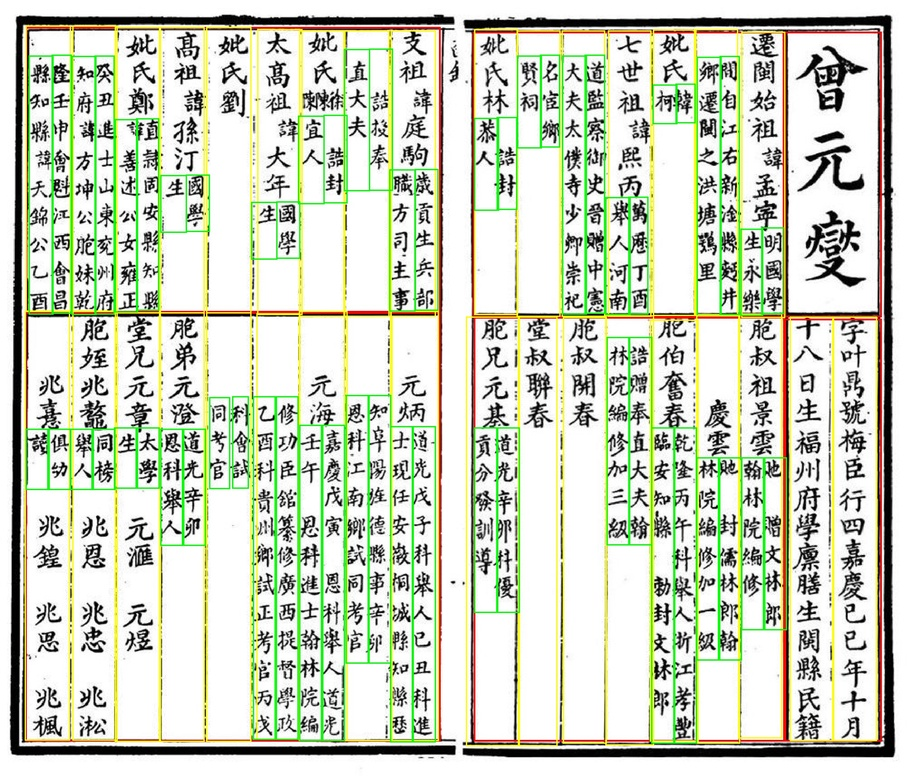
#> input picture training/pptx_layout_dataset/debug/page_0003.jpg, 907 x 778 px, shrunk from 2095 x 1797 before the run, given as the content of the folder training/images/all, which was not available
$ python auto_annotate.py
#> lines starting #> are read from the running program, lines starting #| are printed output that depends on the picture; after the words box and inside, x2 and y2 are one past the last pixel; in counts of white or black regions, pixels touching at a corner belong together; pictures that were not available may be replaced by others from this repository, and a replacement may not be noted
### src/vertical_ocr/layout.py
"""Hierarchical layout detection for vertical Chinese woodblock documents.

Pipeline:

1. Binarize and crop inside the dominant printed page frame.
2. Detect long horizontal rules with morphology.
3. Split the page into horizontal blocks.
4. Inside each block, find major vertical column groups.
5. Inside each major group, split optional readable subcolumns.

The goal is to follow the page's genealogy structure before detecting final
OCR regions, instead of treating every ink strip as one flat object class.
"""

from __future__ import annotations

import logging
from dataclasses import dataclass
from typing import Literal

import cv2
import numpy as np
from PIL import Image

log = logging.getLogger(__name__)

ColumnType = Literal["text_column", "blank", "region"]
RegionType = Literal["frame", "separator", "block", "major_column"]


# ── Data classes ──────────────────────────────────────────────────────────────

@dataclass
class Column:
    """One readable text column — the final output unit."""
    x1: int
    x2: int
    y1: int
    y2: int
    index: int = 0          # 0 = rightmost (first in reading order)
    col_type: ColumnType = "text_column"
    confidence: float = 1.0  # 1.0 = from detected line, 0.7 = from projection

    @property
    def width(self) -> int:
        return self.x2 - self.x1

    @property
    def height(self) -> int:
        return self.y2 - self.y1

    def crop(self, image: Image.Image) -> Image.Image:
        return image.crop((self.x1, self.y1, self.x2, self.y2))


@dataclass
class LayoutRegion:
    """Intermediate structural region used for debug and evaluation."""
    x1: int
    x2: int
    y1: int
    y2: int
    region_type: RegionType
    index: int = 0
    confidence: float = 1.0

    @property
    def width(self) -> int:
        return self.x2 - self.x1

    @property
    def height(self) -> int:
        return self.y2 - self.y1


@dataclass
class LayoutResult:
    """Full hierarchical page layout."""
    frame: LayoutRegion
    separators: list[LayoutRegion]
    blocks: list[LayoutRegion]
    major_columns: list[LayoutRegion]
    columns: list[Column]


# ── Image utilities ────────────────────────────────────────────────────────────

def _binarise(gray: np.ndarray) -> np.ndarray:
    blur = cv2.GaussianBlur(gray, (3, 3), 0)
    _, binary = cv2.threshold(blur, 0, 255,
                               cv2.THRESH_BINARY_INV + cv2.THRESH_OTSU)
    return binary


def _line_mask(binary: np.ndarray, orientation: str, length: int) -> np.ndarray:
    if orientation == "horizontal":
        kernel = cv2.getStructuringElement(cv2.MORPH_RECT, (length, 1))
    elif orientation == "vertical":
        kernel = cv2.getStructuringElement(cv2.MORPH_RECT, (1, length))
    else:
        raise ValueError(f"unknown orientation: {orientation}")
    eroded = cv2.erode(binary, kernel, iterations=1)
    return cv2.dilate(eroded, kernel, iterations=1)


def _runs_from_profile(
    profile: np.ndarray,
    threshold: float,
    min_width: int = 1,
    merge_gap: int = 0,
) -> list[tuple[int, int]]:
    runs: list[tuple[int, int]] = []
    in_run = False
    start = 0
    for i, value in enumerate(profile):
        if value >= threshold and not in_run:
            start = i
            in_run = True
        elif value < threshold and in_run:
            if i - start >= min_width:
                runs.append((start, i))
            in_run = False
    if in_run and len(profile) - start >= min_width:
        runs.append((start, len(profile)))

    merged: list[tuple[int, int]] = []
    for s, e in runs:
        if merged and s - merged[-1][1] <= merge_gap:
            merged[-1] = (merged[-1][0], e)
        else:
            merged.append((s, e))
    return merged


def detect_outer_frame(
    binary: np.ndarray,
    min_line_frac: float = 0.45,
    inset: int = 6,
) -> tuple[int, int, int, int]:
    """Return the inner crop of the dominant printed frame."""
    h, w = binary.shape
    h_len = max(80, int(w * 0.25))
    v_len = max(80, int(h * 0.25))
    h_mask = _line_mask(binary, "horizontal", h_len)
    v_mask = _line_mask(binary, "vertical", v_len)

    h_profile = h_mask.sum(axis=1) / 255.0
    v_profile = v_mask.sum(axis=0) / 255.0
    h_runs = _runs_from_profile(h_profile, w * min_line_frac, merge_gap=4)
    v_runs = _runs_from_profile(v_profile, h * min_line_frac, merge_gap=4)

    if len(h_runs) < 2 or len(v_runs) < 2:
        return (0, 0, w, h)

    top = h_runs[0][1] + inset
    bottom = h_runs[-1][0] - inset
    left = v_runs[0][1] + inset
    right = v_runs[-1][0] - inset

    if right - left < w * 0.35 or bottom - top < h * 0.35:
        return (0, 0, w, h)
    return (max(0, left), max(0, top), min(w, right), min(h, bottom))


# ── Level 1: major column groups ──────────────────────────────────────────────

def _vertical_projection(binary: np.ndarray) -> np.ndarray:
    """Sum ink pixels per image column → 1-D array over x."""
    return binary.sum(axis=0).astype(np.float64)


def _smooth(profile: np.ndarray, sigma: int = 5) -> np.ndarray:
    kernel = np.ones(sigma * 2 + 1) / (sigma * 2 + 1)
    return np.convolve(profile, kernel, mode="same")


def _find_valleys(
    profile: np.ndarray,
    threshold_frac: float,
    min_width: int,
) -> list[tuple[int, int]]:
    """Return (start, end) x-ranges where profile < threshold_frac * max."""
    if profile.max() == 0:
        return []
    threshold = profile.max() * threshold_frac
    below = profile < threshold

    valleys: list[tuple[int, int]] = []
    in_v, start = False, 0
    for i, b in enumerate(below):
        if b and not in_v:
            in_v, start = True, i
        elif not b and in_v:
            in_v = False
            if i - start >= min_width:
                valleys.append((start, i))
    if in_v and len(profile) - start >= min_width:
        valleys.append((start, len(profile)))
    return valleys


def _valleys_to_spans(
    valleys: list[tuple[int, int]],
    page_w: int,
    min_span: int,
) -> list[tuple[int, int]]:
    """Convert valley boundaries into content-span (x1, x2) intervals."""
    if not valleys:
        return [(0, page_w)] if page_w >= min_span else []

    spans = []
    cursor = 0
    for gap_start, gap_end in sorted(valleys):
        x1, x2 = cursor, gap_start
        if x2 - x1 >= min_span:
            spans.append((x1, x2))
        cursor = max(cursor, gap_end)
    if page_w - cursor >= min_span:
        spans.append((cursor, page_w))
    return spans


def detect_major_groups(
    binary: np.ndarray,
    wide_valley_frac: float = 0.02,
    min_group_width_frac: float = 0.05,
) -> list[tuple[int, int]]:
    """Detect major column groups via full-page vertical projection.

    Wide valleys (inter-block whitespace) separate major regions.
    Returns list of (x1, x2) spans in right-to-left order.
    """
    h, w = binary.shape
    profile = _smooth(_vertical_projection(binary), sigma=10)
    min_valley_w = max(8, int(w * 0.02))   # at least 2% of page width
    valleys = _find_valleys(profile, wide_valley_frac, min_valley_w)
    spans = _valleys_to_spans(valleys, w, int(w * min_group_width_frac))
    # filter out spans with no ink (blank halves of spread pages)
    result = []
    for x1, x2 in spans:
        strip = binary[:, x1:x2]
        ink_density = strip.sum() / (strip.size * 255 + 1)
        if ink_density > 0.002:
            result.append((x1, x2))
    log.debug("Major groups: %s", result)
    return result


# ── Level 2: horizontal section separators ─────────────────────────────────────

def detect_horizontal_separators(
    binary: np.ndarray,
    min_width_frac: float = 0.25,
    merge_gap: int = 8,
) -> list[int]:
    """Find y-positions of horizontal rule lines using morphological opening.

    Long horizontal strokes (thick rules between genealogy sections) are
    detected by opening with a wide horizontal kernel.

    Returns sorted list of y-coordinates (one per rule, centre of the line).
    """
    h, w = binary.shape
    min_w = max(80, int(w * min_width_frac))
    h_mask = _line_mask(binary, "horizontal", min_w)
    profile = h_mask.sum(axis=1) / 255.0
    runs = _runs_from_profile(
        profile,
        threshold=max(40, w * min_width_frac),
        min_width=1,
        merge_gap=merge_gap,
    )
    merged = [(start + end) // 2 for start, end in runs]

    log.debug("Horizontal separators at y=%s", merged)
    return merged


def _separators_to_sections(
    separators: list[int],
    page_h: int,
    min_section_h: int = 40,
    edge_margin_frac: float = 0.05,
) -> list[tuple[int, int]]:
    """Convert horizontal separator y-positions into (y1, y2) row bands.

    Separators within *edge_margin_frac* of the top/bottom are frame borders
    and are excluded — we only keep interior section rules.
    """
    edge = int(page_h * edge_margin_frac)
    interior = [y for y in separators if edge < y < page_h - edge]
    ys = [0] + interior + [page_h]
    sections = []
    for i in range(len(ys) - 1):
        y1, y2 = ys[i], ys[i + 1]
        if y2 - y1 >= min_section_h:
            sections.append((y1, y2))
    return sections


# ── Level 3: sub-columns within a block ────────────────────────────────────────

# [60 lines left out: functions _ruling_line_profile, _peaks_to_boundaries, _estimate_pitch, _fill_gaps, not called in this run]


def _vertical_line_dominance(strip: np.ndarray) -> float:
    """Fraction of ink explained by very long vertical rules/frame lines."""
    if strip.sum() == 0:
        return 0.0
    seg_h = max(5, int(strip.shape[0] * 0.55))
    kernel = cv2.getStructuringElement(cv2.MORPH_RECT, (1, seg_h))
    lines = cv2.morphologyEx(strip, cv2.MORPH_OPEN, kernel)
    return float(lines.sum() / (strip.sum() + 1))


def _projection_subcolumns(
    block: np.ndarray,
    min_col_width: int,
    valley_frac: float = 0.20,
    min_gap_width: int = 8,
    min_ink_density: float = 0.03,
) -> list[tuple[int, int]]:
    """Detect text lanes as dense projection islands separated by local valleys."""
    profile = _smooth(_vertical_projection(block), sigma=6)
    valleys = _find_valleys(profile, valley_frac, min_gap_width)
    spans = _valleys_to_spans(valleys, block.shape[1], min_col_width)

    result: list[tuple[int, int]] = []
    for x1, x2 in spans:
        strip = block[:, x1:x2]
        density = strip.sum() / (strip.size * 255 + 1)
        if density < min_ink_density:
            continue
        if _vertical_line_dominance(strip) > 0.35:
            continue
        result.append((x1, x2))
    return result


def _ink_density(binary: np.ndarray) -> float:
    if binary.size == 0:
        return 0.0
    return float(binary.sum() / (binary.size * 255 + 1))


def _is_text_like_region(
    binary: np.ndarray,
    min_density: float = 0.12,
    min_vertical_aspect: float = 1.5,
) -> bool:
    h, w = binary.shape
    if h < w * min_vertical_aspect:
        return False
    if _ink_density(binary) < min_density:
        return False
    if _vertical_line_dominance(binary) > 0.45:
        return False
    return True


def detect_subcolumns(
    block: np.ndarray,
    min_col_width: int,
    min_ink_density: float = 0.003,
) -> list[tuple[int, int]]:
    """Detect sub-columns using ruling-line peaks (not projection valleys).

    In woodblock text, column boundaries ARE the ruling lines, which appear
    as peaks (high ink) in the vertical projection — not as valleys.
    """
    h, w = block.shape
    if w < min_col_width * 2:
        return [(0, w)]

    projected = _projection_subcolumns(
        block,
        min_col_width=min_col_width,
        min_ink_density=max(0.01, min_ink_density),
    )
    if projected:
        return projected

    profile = _ruling_line_profile(block)
    boundaries = _peaks_to_boundaries(profile)

    boundaries = sorted(set([0] + boundaries + [w]))

    spans: list[tuple[int, int]] = []
    for i in range(len(boundaries) - 1):
        x1, x2 = boundaries[i], boundaries[i+1]
        if x2 - x1 < min_col_width:
            continue
        strip = block[:, x1:x2]
        if strip.sum() / (strip.size * 255 + 1) < min_ink_density:
            continue
        if _vertical_line_dominance(strip) > 0.35:
            continue
        spans.append((x1, x2))

    return spans if spans else [(0, w)]


# ── Public API ─────────────────────────────────────────────────────────────────

def detect_layout(
    image: Image.Image,
    dpi: int = 200,
    wide_valley_frac: float = 0.05,
    narrow_valley_frac: float = 0.02,
    h_sep_width_frac: float = 0.30,
    margin_trim_frac: float = 0.01,
) -> LayoutResult:
    """Detect page frame, separators, blocks, and text columns.

    Args:
        image: RGB PIL image of the page.
        dpi: Resolution of the image.
        wide_valley_frac: Ink threshold for major-group valley detection.
        narrow_valley_frac: Ink threshold for sub-column valley detection.
        h_sep_width_frac: Minimum width (as page fraction) for a horizontal
                          separator line to be detected.
        margin_trim_frac: Strip to ignore at top/bottom.

    Returns:
        List of Column objects sorted right-to-left (index 0 = rightmost).
    """
    min_col_width = max(18, int(dpi * 0.12))

    img_np = np.array(image.convert("L"))
    h, w = img_np.shape
    margin_top = int(h * margin_trim_frac)
    margin_bot = int(h * (1 - margin_trim_frac))
    full_binary = _binarise(img_np[margin_top:margin_bot, :])
    fx1, fy1, fx2, fy2 = detect_outer_frame(full_binary)
    binary = full_binary[fy1:fy2, fx1:fx2]
    bh, bw = binary.shape
    x_offset = fx1
    y_offset = margin_top + fy1
    log.info("Frame crop: x=[%d:%d], y=[%d:%d]", fx1, fx2, y_offset, margin_top + fy2)
    frame_region = LayoutRegion(
        x1=fx1,
        x2=fx2,
        y1=y_offset,
        y2=margin_top + fy2,
        region_type="frame",
    )

    # ── Level 1: major groups ─────────────────────────────────────────────────
    # Horizontal separators define genealogy blocks. Detect them before
    # vertical columns so mixed upper/lower structures do not share one profile.

    # ── Level 2: horizontal separators (on full binary, not per-group) ────────
    h_seps = detect_horizontal_separators(binary, min_width_frac=h_sep_width_frac)
    internal_h_seps = [sep for sep in h_seps if 25 < sep < bh - 25]
    sections = _separators_to_sections(internal_h_seps, bh)
    log.info("L1: %d horizontal blocks (separators at y=%s)", len(sections), internal_h_seps)

    separators = [
        LayoutRegion(
            x1=x_offset,
            x2=x_offset + bw,
            y1=max(y_offset, y_offset + sep - 2),
            y2=min(y_offset + bh, y_offset + sep + 2),
            region_type="separator",
            index=i,
        )
        for i, sep in enumerate(internal_h_seps)
    ]
    blocks = [
        LayoutRegion(
            x1=x_offset,
            x2=x_offset + bw,
            y1=y_offset + sy1,
            y2=y_offset + sy2,
            region_type="block",
            index=i,
        )
        for i, (sy1, sy2) in enumerate(sections)
    ]
    major_columns: list[LayoutRegion] = []

    # ── Level 3: sub-columns in each (group × section) block ─────────────────
    all_columns: list[Column] = []
    for sy1, sy2 in sections:
        section = binary[sy1:sy2, :]
        if _ink_density(section) < 0.002:
            continue

        groups = detect_major_groups(section, wide_valley_frac=wide_valley_frac)
        if not groups:
            groups = [(0, bw)]
        log.debug("Section y=[%d:%d] major groups: %s", sy1, sy2, groups)

        for group_index, (gx1, gx2) in enumerate(groups):
            major_columns.append(
                LayoutRegion(
                    x1=x_offset + gx1,
                    x2=x_offset + gx2,
                    y1=y_offset + sy1,
                    y2=y_offset + sy2,
                    region_type="major_column",
                    index=group_index,
                    confidence=0.8,
                )
            )
            block = binary[sy1:sy2, gx1:gx2]
            if _ink_density(block) < 0.002:
                continue
            sub_spans = detect_subcolumns(block, min_col_width, narrow_valley_frac)
            for sx1, sx2 in sub_spans:
                candidate = block[:, sx1:sx2]
                if not _is_text_like_region(candidate):
                    continue
                col = Column(
                    x1=x_offset + gx1 + sx1,
                    x2=x_offset + gx1 + sx2,
                    y1=y_offset + sy1,
                    y2=y_offset + sy2,
                    confidence=0.8,
                )
                all_columns.append(col)

    if not all_columns:
        log.warning("No columns detected; returning full page.")
        all_columns = [Column(x1=0, x2=w, y1=0, y2=h, confidence=0.3)]

    # Sort right-to-left and assign reading-order index
    all_columns.sort(key=lambda c: (-c.x1, c.y1))
    for i, c in enumerate(all_columns):
        c.index = i

    log.info("L3: %d sub-columns total", len(all_columns))
    return LayoutResult(
        frame=frame_region,
        separators=separators,
        blocks=blocks,
        major_columns=major_columns,
        columns=all_columns,
    )


def detect_columns(
    image: Image.Image,
    dpi: int = 200,
    wide_valley_frac: float = 0.05,
    narrow_valley_frac: float = 0.02,
    h_sep_width_frac: float = 0.30,
    margin_trim_frac: float = 0.01,
) -> list[Column]:
    """Detect final OCR text columns."""
    return detect_layout(
        image=image,
        dpi=dpi,
        wide_valley_frac=wide_valley_frac,
        narrow_valley_frac=narrow_valley_frac,
        h_sep_width_frac=h_sep_width_frac,
        margin_trim_frac=margin_trim_frac,
    ).columns


def draw_columns(image: Image.Image, columns: list[Column]) -> Image.Image:
    """Draw column bounding boxes on a copy of *image*."""
    from PIL import ImageDraw, ImageFont
    out = image.copy().convert("RGB")
    draw = ImageDraw.Draw(out)
    for col in columns:
        colour = "#00cc44" if col.confidence >= 1.0 else "#ff6600"
        draw.rectangle([col.x1, col.y1, col.x2, col.y2], outline=colour, width=2)
    return out


# [25 lines left out: function draw_layout_debug, not called in this run]

### training/auto_annotate.py
"""Auto-annotate training images using our ruling-line column detector.

Runs the projection-profile + grid-fitting detector on every image in
training/images/all/ and writes YOLO-format label files to
training/labels/all/.

Also saves colour-coded debug images to training/debug/ so you can
visually spot-check quality before training.

YOLO label format (one line per box):
    <class_id> <cx> <cy> <w> <h>   (all values normalised 0-1)

Classes
-------
    0  text_column   — individual vertical text column (main output)
    1  page_frame    — outer printed border of the page
"""

import sys
from pathlib import Path

# Make sure src/ is importable when run from project root
sys.path.insert(0, str(Path(__file__).parent.parent))

from src.vertical_ocr.layout import detect_columns, draw_columns
from PIL import Image

IMG_DIR   = Path("training/images/all")
LBL_DIR   = Path("training/labels/all")
DEBUG_DIR = Path("training/debug")

LBL_DIR.mkdir(parents=True, exist_ok=True)
DEBUG_DIR.mkdir(parents=True, exist_ok=True)

CLASS_COLUMN = 0

images = sorted(IMG_DIR.glob("*.jpg"))
if not images:
    print(f"No images found in {IMG_DIR}/")
    sys.exit(1)

print(f"Auto-annotating {len(images)} images...\n")

total_boxes = 0
for img_path in images:
    img = Image.open(img_path).convert("RGB")
#> img is the input picture: PIL image 907x778 RGB; mean R, G, B 204.7, 210.4, 192.3
    W, H = img.size

    columns = detect_columns(img, dpi=200)
#> in detect_layout, `img_np = np.array(image.convert("L"))`:
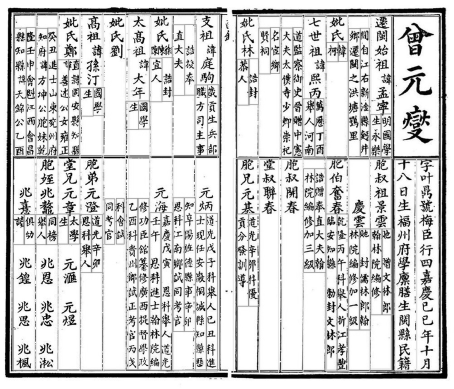
#> img_np: shape (778, 907) (shown at 1/2 size); min 0, max 255, mean 206.7
#> in _binarise, `blur = cv2.GaussianBlur(gray, (3, 3), 0)`:
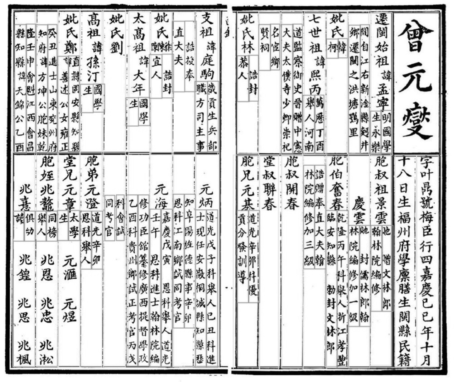
#> blur: shape (763, 907) (shown at 1/2 size); min 0, max 255, mean 205.7
#> in _binarise, `_, binary = cv2.threshold(blur, 0, 255, cv2.THRESH_BINARY_INV + cv2.TH..`:
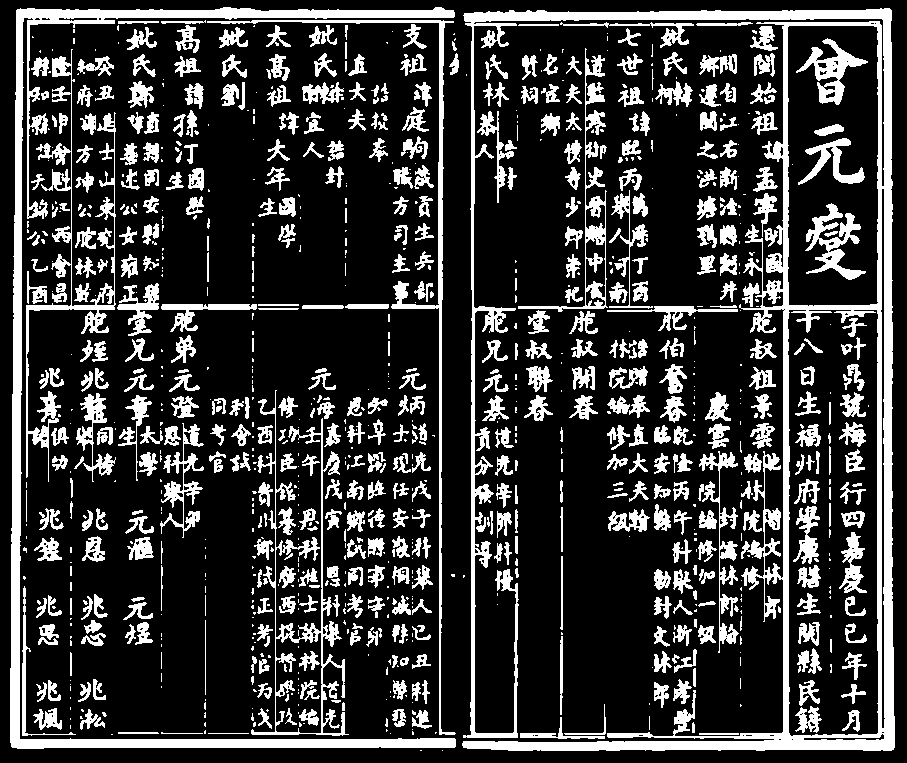
#> binary: shape (763, 907); 22% white; 1027 white regions (506 under 20 px), largest, box (x1, y1, x2, y2) and area: (462, 8, 895, 751) 32778, (10, 7, 456, 749) 15312, (26, 49, 116, 482) 4565
#> (the rest of the program and of its run is left out)
